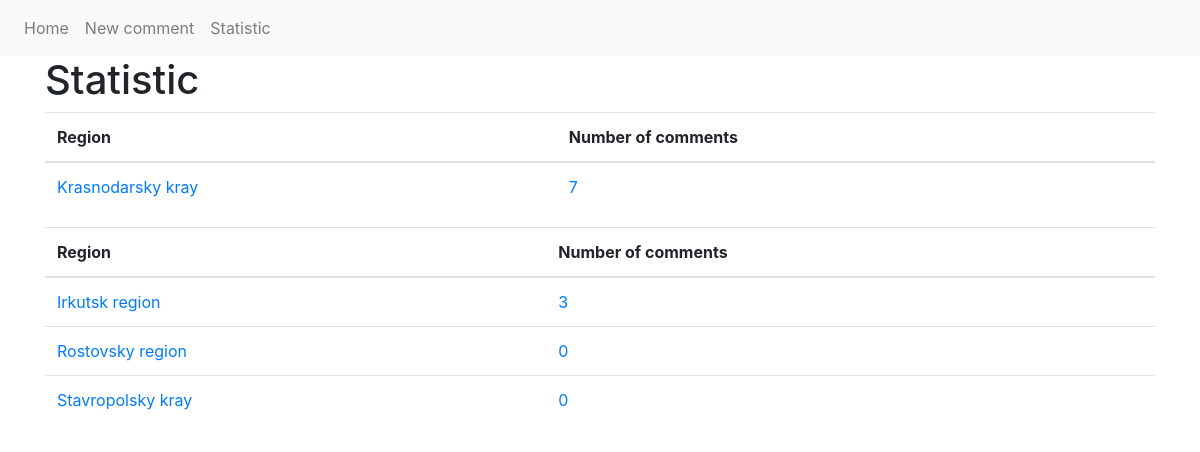
Screenshot of /statistic with the database file from the repository.
### tables this page shows
CREATE TABLE `region` (
  `id` int(11) NOT NULL,
  `title` text NOT NULL
);

### config/routes.php (called while the page is built)
<?php
return array(
  '^login$' => 'user/login',
  '^register$' => 'user/register',
  '^logout$' => 'user/logout',
  '^upload$' => 'load/upload',
  '^download/([a-zA-Z0-9.]+)' => 'load/download/$1',
  '^delete/([a-zA-Z0-9.]+)' => 'load/delete_file/$1',
  '^list$' => 'list/index',
  '^comment/new$' => 'comment/new',
  '^comment/add$' => 'comment/add',
  '^comment/remove/([a-zA-Z0-9.]+)$' => 'comment/remove_by_id/$1',
  '^comment/detail/([a-zA-Z0-9.]+)$' => 'comment/detail_by_id/$1',
  '^statistic$' => 'statistic/index',
  '^statistic/region/([a-zA-Z0-9.]+)$' => 'statistic/comment_by_region_id/$1',
  '^statistic/city/([a-zA-Z0-9.]+)$' => 'statistic/comment_by_city_id/$1',
  '^geo/region$' => 'geo/regions',
  '^geo/region/([a-zA-Z0-9.]+)$' => 'geo/cities_by_region_id/$1',
  '^$' => 'index/index'
);

### controllers/Statistic_controller.php (called while the page is built, shortened)
<?php
require_once dir . '/models/Statistic_model.php';
class Statistic_controller {
  function action_index() {
    $regions = Statistic_model::get_regions_with_count();
    $regionsMoreFive = Statistic_model::get_regions_with_count_more_five();
    include_once dir . '/views/pages/statistic/statistic.php';
    return 1;
  }
}

### index.php (called while the page is built, shortened)
<?php
require_once(dir . '/components/router.php');
$router = new Router();
$router->run();

### models/Base_model.php (called while the page is built)
<?php
class Base_model {
  private static $db;
  static function get_connection() {
    if (empty(self::$db)) {
      self::$db = Db::connect();
      return self::$db;
    } else {
      return self::$db;
    }
  }
  static function sql_inner($sql_string) {
    $db = self::get_connection();
    $result = $db->prepare($sql_string);
    return $result;
  }
}

### models/Statistic_model.php (called while the page is built, shortened)
<?php
require_once dir . '/models/Base_model.php';
class Statistic_model extends Base_model {
  static function get_regions_with_count() {
    $sql = 'SELECT region.*, count(comment.id) AS count_comment FROM region
            LEFT OUTER JOIN comment ON (region.id = comment.region_id)
            GROUP BY region.id
            HAVING count(comment.id) < 6';
    $result = self::sql_inner($sql);
    $result->execute();
    return $result->fetchAll(PDO::FETCH_ASSOC);
  }
  static function get_regions_with_count_more_five() {
    $sql = 'SELECT region.*, count(comment.id) AS count_comment FROM region
            LEFT OUTER JOIN comment ON (region.id = comment.region_id)
            GROUP BY region.id
            HAVING count(comment.id) > 5';
    $result = self::sql_inner($sql);
    $result->execute();
    return $result->fetchAll(PDO::FETCH_ASSOC);
  }
}

### views/pages/statistic/statistic.php (the view)
<?php
include_once dir . '/views/layouts/header.php';
?>
<div class="container">
  <h1>Statistic</h1>
  <table class="table">
    <thead>
    <tr>
      <th>Region</th>
      <th>Number of comments</th>
    </tr>
    </thead>
    <tbody>
    <? foreach ($regionsMoreFive as $region): ?>
      <tr>
        <td><a href="<? echo '/statistic/region/' . $region['id']; ?>"><? echo $region['title'] ?></a></td>
        <td><a href="<? echo '/statistic/region/' . $region['id']; ?>"><? echo $region['count_comment'] ?></a></td>
      </tr>
    <? endforeach; ?>
    </tbody>
  </table>
  <table class="table">
    <thead>
      <tr>
        <th>Region</th>
        <th>Number of comments</th>
      </tr>
    </thead>
    <tbody>
    <? foreach ($regions as $region): ?>
      <tr>
        <td><a href="<? echo '/statistic/region/' . $region['id']; ?>"><? echo $region['title'] ?></a></td>
        <td><a href="<? echo '/statistic/region/' . $region['id']; ?>"><? echo $region['count_comment'] ?></a></td>
      </tr>
    <? endforeach; ?>
    </tbody>
  </table>
</div>
<?php
include_once dir . '/views/layouts/footer.php';

### components/router.php (shortened to what this page needs)
<?php
class Router {
  private $routes;
  public function __construct() {
    $path_routes = dir . '/config/routes.php';
    $this->routes = include($path_routes);
  }
  public function run() {
    if (!empty($_SERVER['REQUEST_URI'])) {
      $uri = trim($_SERVER['REQUEST_URI'], '/');
    }
    $this->i = 0;
    foreach ($this->routes as $uriPattern => $path) {
      $this->i++;
      if (preg_match("~$uriPattern~", $uri, $match)) {
        $param_rout = preg_replace("~$uriPattern~", $path, $uri);
        $segments = explode('/', $param_rout);
        $controller_name = ucfirst(array_shift($segments) . '_controller');
        $action_name = 'action_' . array_shift($segments);
        $param = $segments;
        $controller_obj = new $controller_name;
        $result = $controller_obj->$action_name($param);
        if ($result != NULL) {
          break;
        }
      } elseif (count($this->routes) == $this->i) {
        header('Location: /');
      }
    }
  }
}

### rows the page displays
region: title "Krasnodarsky kray", count_comment "7"
region: title "Irkutsk region", count_comment "3"
region: title "Rostovsky region", count_comment "0"
region: title "Stavropolsky kray", count_comment "0"
